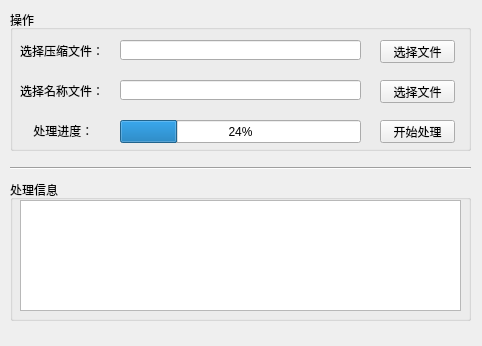
<?xml version="1.0" encoding="UTF-8"?>
<ui version="4.0">
 <class>MainWindow</class>
 <widget class="QMainWindow" name="MainWindow">
  <property name="enabled">
   <bool>true</bool>
  </property>
  <property name="geometry">
   <rect>
    <x>0</x>
    <y>0</y>
    <width>482</width>
    <height>346</height>
   </rect>
  </property>
  <property name="minimumSize">
   <size>
    <width>482</width>
    <height>346</height>
   </size>
  </property>
  <property name="maximumSize">
   <size>
    <width>482</width>
    <height>346</height>
   </size>
  </property>
  <property name="windowTitle">
   <string>二维码转换</string>
  </property>
  <property name="iconSize">
   <size>
    <width>16</width>
    <height>16</height>
   </size>
  </property>
  <widget class="QWidget" name="centralwidget">
   <widget class="QGroupBox" name="groupBox_Operate">
    <property name="geometry">
     <rect>
      <x>10</x>
      <y>10</y>
      <width>461</width>
      <height>141</height>
     </rect>
    </property>
    <property name="title">
     <string>操作</string>
    </property>
    <widget class="QLabel" name="label_SelectZipFile">
     <property name="geometry">
      <rect>
       <x>10</x>
       <y>30</y>
       <width>81</width>
       <height>21</height>
      </rect>
     </property>
     <property name="text">
      <string>选择压缩文件：</string>
     </property>
    </widget>
    <widget class="QLineEdit" name="lineEdit_SelectZipFile">
     <property name="geometry">
      <rect>
       <x>110</x>
       <y>30</y>
       <width>241</width>
       <height>20</height>
      </rect>
     </property>
    </widget>
    <widget class="QPushButton" name="Button_SelectZipFile">
     <property name="geometry">
      <rect>
       <x>370</x>
       <y>30</y>
       <width>75</width>
       <height>23</height>
      </rect>
     </property>
     <property name="text">
      <string>选择文件</string>
     </property>
    </widget>
    <widget class="QLabel" name="label_SelectExcelFile">
     <property name="geometry">
      <rect>
       <x>10</x>
       <y>70</y>
       <width>81</width>
       <height>21</height>
      </rect>
     </property>
     <property name="text">
      <string>选择名称文件：</string>
     </property>
    </widget>
    <widget class="QLineEdit" name="lineEdit_SelectExcelFile">
     <property name="geometry">
      <rect>
       <x>110</x>
       <y>70</y>
       <width>241</width>
       <height>20</height>
      </rect>
     </property>
    </widget>
    <widget class="QPushButton" name="Button_SelectExcelFile">
     <property name="geometry">
      <rect>
       <x>370</x>
       <y>70</y>
       <width>75</width>
       <height>23</height>
      </rect>
     </property>
     <property name="text">
      <string>选择文件</string>
     </property>
    </widget>
    <widget class="QProgressBar" name="progressBar_Progress">
     <property name="geometry">
      <rect>
       <x>110</x>
       <y>110</y>
       <width>241</width>
       <height>23</height>
      </rect>
     </property>
     <property name="value">
      <number>24</number>
     </property>
    </widget>
    <widget class="QLabel" name="label_Progress">
     <property name="geometry">
      <rect>
       <x>10</x>
       <y>110</y>
       <width>81</width>
       <height>21</height>
      </rect>
     </property>
     <property name="text">
      <string>    处理进度：</string>
     </property>
    </widget>
    <widget class="QPushButton" name="Button_Start">
     <property name="geometry">
      <rect>
       <x>370</x>
       <y>110</y>
       <width>75</width>
       <height>23</height>
      </rect>
     </property>
     <property name="text">
      <string>开始处理</string>
     </property>
    </widget>
   </widget>
   <widget class="Line" name="line">
    <property name="geometry">
     <rect>
      <x>10</x>
      <y>160</y>
      <width>461</width>
      <height>16</height>
     </rect>
    </property>
    <property name="orientation">
     <enum>Qt::Horizontal</enum>
    </property>
   </widget>
   <widget class="QGroupBox" name="groupBox_Info">
    <property name="geometry">
     <rect>
      <x>10</x>
      <y>180</y>
      <width>461</width>
      <height>141</height>
     </rect>
    </property>
    <property name="title">
     <string>处理信息</string>
    </property>
    <widget class="QListView" name="listView_Info">
     <property name="geometry">
      <rect>
       <x>10</x>
       <y>20</y>
       <width>441</width>
       <height>111</height>
      </rect>
     </property>
    </widget>
   </widget>
  </widget>
 </widget>
 <resources/>
 <connections/>
</ui>
